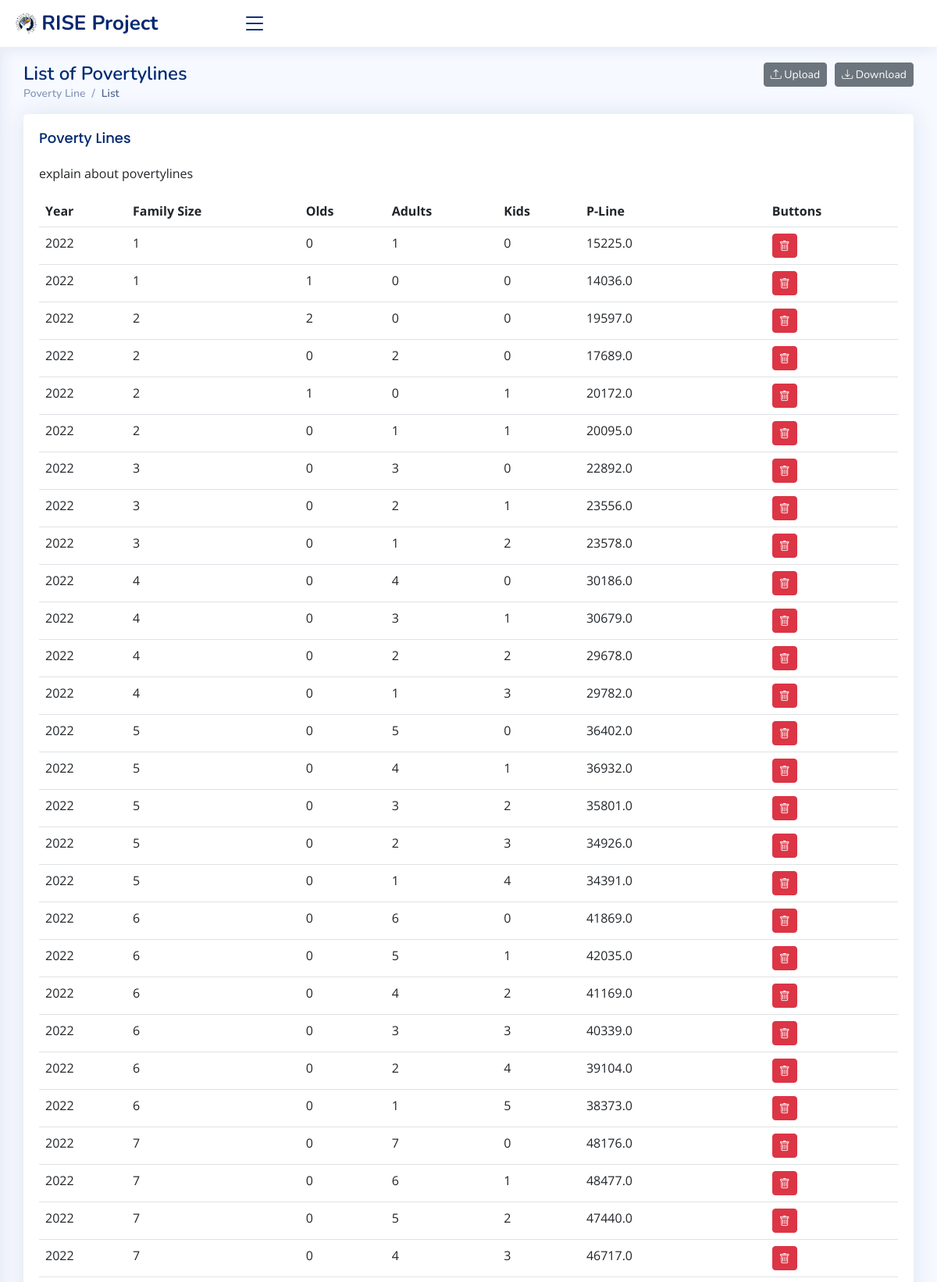
Screenshot of /povertyList/ (upper part) with the database file from the repository.
### rise/models.py (models this page shows, shortened)
class Poverty(models.Model):
    year = models.IntegerField()
    familysize = models.IntegerField()
    old = models.IntegerField()
    adult = models.IntegerField()
    kid = models.IntegerField()
    pline = models.FloatField()
    class Meta:
        unique_together = ('year', 'old', 'adult', 'kid')

### rise/views.py (the view)
# urls.py: path('povertyList/', poverty_list, name='poverty_list'),
def poverty_list(request):
    povertylines = Poverty.objects.all()
    return render(request, 'poverty_list.html', {'povertylines': povertylines})

### rise/templates/poverty_list.html (shortened to what this page needs)
<!DOCTYPE html>
<html lang="en">
{% load static %}
<head>
  <link href="{% static 'assets/vendor/bootstrap/css/bootstrap.min.css' %}" rel="stylesheet">
  <link href="{% static 'assets/vendor/bootstrap-icons/bootstrap-icons.css' %}" rel="stylesheet">
  <link href="{% static 'assets/vendor/boxicons/css/boxicons.min.css' %}" rel="stylesheet">
  <link href="{% static 'assets/vendor/quill/quill.snow.css' %}" rel="stylesheet">
  <link href="{% static 'assets/vendor/quill/quill.bubble.css' %}" rel="stylesheet">
  <link href="{% static 'assets/vendor/remixicon/remixicon.css' %}" rel="stylesheet">
  <link href="{% static 'assets/vendor/simple-datatables/style.css' %}" rel="stylesheet">
  <link href="{% static 'assets/css/style.css' %}" rel="stylesheet">
</head>
<body>
  <header id="header" class="header fixed-top d-flex align-items-center">
    <div class="d-flex align-items-center justify-content-between">
      <a href="/home" class="logo d-flex align-items-center">
        <img src="{% static 'assets/img/baic.png' %}" alt="">
        <span class="d-none d-lg-block"> RISE Project</span>
      </a>
      <i class="bi bi-list toggle-sidebar-btn"></i>
    </div>
  </header>
  <main id="main" class="main">
    <div class="pagetitle">
      <h1>
          List of Povertylines
          <a href="{% url 'poverty_download' %}">
              <button type="button" class="btn btn-secondary btn-sm" style="float: right; margin-left: 10px"><i class="bi bi-download"></i> Download</button>
          </a>
          <a href="{% url 'poverty_upload' %}">
              <button type="button" class="btn btn-secondary btn-sm" style="float: right;"><i class="bi bi-upload"></i> Upload</button>
          </a>
      </h1>
      <nav>
        <ol class="breadcrumb">
          <li class="breadcrumb-item">Poverty Line</li>
          <li class="breadcrumb-item active">List</li>
        </ol>
      </nav>
    </div>
    <section class="section">
      <div class="row">
        <div class="col-lg-12">
          <div class="card">
            <div class="card-body">
              <h5 class="card-title">Poverty Lines</h5>
              <p>explain about povertylines</p>
              {% if povertylines %}
                <table class="table datatable">
                <thead>
                  <tr>
                    <th scope="col">Year</th>
                    <th scope="col">Family Size</th>
                    <th scope="col">Olds</th>
                    <th scope="col">Adults</th>
                    <th scope="col">Kids</th>
                    <th scope="col">P-Line</th>
                    <th scope="col">Buttons</th>
                  </tr>
                </thead>
                    <tbody>
                    {% for povertyline in povertylines %}
                    <tr>
                        <td>{{ povertyline.year }}</td>
                        <td>{{ povertyline.familysize }}</td>
                        <td>{{ povertyline.old }}</td>
                        <td>{{ povertyline.adult }}</td>
                        <td>{{ povertyline.kid }}</td>
                        <td>{{ povertyline.pline }}</td>
                        <td>
                            <a href="/povertyDelete/{{ povertyline.year }}" onclick="return confirmDelete();">
                                <button type="button" class="btn btn-danger btn-sm"><i class="bi bi-trash"></i></button>
                            </a>
                        </td>
                    </tr>
                    {% endfor %}
                    </tbody>
              </table>
              {% else %}
                  <p>Data Empty</p>
              {% endif %}
            </div>
          </div>
        </div>
      </div>
    </section>
  </main>
</body>
</html>

### static/assets/css/style.css (style rules this page uses)
:root { scroll-behavior: smooth; }
body { font-family: "Open Sans", sans-serif; background: #f6f9ff; color: #444444; }
a { color: #4154f1; text-decoration: none; }
h1, h2, h3, h4, h5, h6 { font-family: "Nunito", sans-serif; }
#main { margin-top: 60px; padding: 20px 30px; transition: all 0.3s; }
.pagetitle { margin-bottom: 10px; }
.pagetitle h1 { font-size: 24px; margin-bottom: 0; font-weight: 600; color: #012970; }
.card { margin-bottom: 30px; border: none; border-radius: 5px; box-shadow: 0px 0 30px rgba(1, 41, 112, 0.1); }
.card-title { padding: 20px 0 15px 0; font-size: 18px; font-weight: 500; color: #012970; font-family: "Poppins", sans-serif; }
.card-body { padding: 0 20px 20px 20px; }
.breadcrumb { font-size: 14px; font-family: "Nunito", sans-serif; color: #899bbd; font-weight: 600; }
.breadcrumb .breadcrumb-item::before { color: #899bbd; }
.breadcrumb .active { color: #51678f; font-weight: 600; }
.logo { line-height: 1; }
@media (min-width: 1200px) { .logo { width: 280px; } }
.logo img { max-height: 26px; margin-right: 6px; }
.logo span { font-size: 26px; font-weight: 700; color: #012970; font-family: "Nunito", sans-serif; }
.header { transition: all 0.5s; z-index: 997; height: 60px; box-shadow: 0px 2px 20px rgba(1, 41, 112, 0.1); background-color: #fff; padding-left: 20px; }
.header .toggle-sidebar-btn { font-size: 32px; padding-left: 10px; cursor: pointer; color: #012970; }
@media (min-width: 1200px) { #main, #footer { margin-left: 0; } }

### rows the page displays
Poverty: year "2022", familysize "1", old "0", adult "1", kid "0", pline "15225.0"
Poverty: year "2022", familysize "1", old "1", adult "0", kid "0", pline "14036.0"
Poverty: year "2022", familysize "2", old "2", adult "0", kid "0", pline "19597.0"
Poverty: year "2022", familysize "2", old "0", adult "2", kid "0", pline "17689.0"
Poverty: year "2022", familysize "2", old "1", adult "0", kid "1", pline "20172.0"
Poverty: year "2022", familysize "2", old "0", adult "1", kid "1", pline "20095.0"
Poverty: year "2022", familysize "3", old "0", adult "3", kid "0", pline "22892.0"
Poverty: year "2022", familysize "3", old "0", adult "2", kid "1", pline "23556.0"
Poverty: year "2022", familysize "3", old "0", adult "1", kid "2", pline "23578.0"
Poverty: year "2022", familysize "4", old "0", adult "4", kid "0", pline "30186.0"
Poverty: year "2022", familysize "4", old "0", adult "3", kid "1", pline "30679.0"
Poverty: year "2022", familysize "4", old "0", adult "2", kid "2", pline "29678.0"
Poverty: year "2022", familysize "4", old "0", adult "1", kid "3", pline "29782.0"
Poverty: year "2022", familysize "5", old "0", adult "5", kid "0", pline "36402.0"
Poverty: year "2022", familysize "5", old "0", adult "4", kid "1", pline "36932.0"
Poverty: year "2022", familysize "5", old "0", adult "3", kid "2", pline "35801.0"
Poverty: year "2022", familysize "5", old "0", adult "2", kid "3", pline "34926.0"
Poverty: year "2022", familysize "5", old "0", adult "1", kid "4", pline "34391.0"
Poverty: year "2022", familysize "6", old "0", adult "6", kid "0", pline "41869.0"
Poverty: year "2022", familysize "6", old "0", adult "5", kid "1", pline "42035.0"
Poverty: year "2022", familysize "6", old "0", adult "4", kid "2", pline "41169.0"
Poverty: year "2022", familysize "6", old "0", adult "3", kid "3", pline "40339.0"
Poverty: year "2022", familysize "6", old "0", adult "2", kid "4", pline "39104.0"
Poverty: year "2022", familysize "6", old "0", adult "1", kid "5", pline "38373.0"
Poverty: year "2022", familysize "7", old "0", adult "7", kid "0", pline "48176.0"
Poverty: year "2022", familysize "7", old "0", adult "6", kid "1", pline "48477.0"
Poverty: year "2022", familysize "7", old "0", adult "5", kid "2", pline "47440.0"
Poverty: year "2022", familysize "7", old "0", adult "4", kid "3", pline "46717.0"
